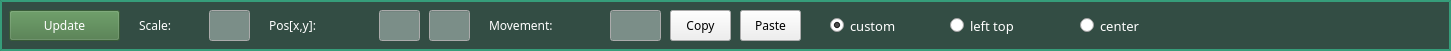
   <widget class="QGroupBox" name="groupBoxSceneSett">
    <property name="geometry">
     <rect>
      <x>10</x>
      <y>0</y>
      <width>1451</width>
      <height>51</height>
     </rect>
    </property>
    <property name="palette">
     <palette>
      <active>
       <colorrole role="Button">
        <brush brushstyle="SolidPattern">
         <color alpha="190">
          <red>36</red>
          <green>65</green>
          <blue>55</blue>
         </color>
        </brush>
       </colorrole>
       <colorrole role="Base">
        <brush brushstyle="SolidPattern">
         <color alpha="190">
          <red>36</red>
          <green>65</green>
          <blue>55</blue>
         </color>
        </brush>
       </colorrole>
       <colorrole role="Window">
        <brush brushstyle="SolidPattern">
         <color alpha="190">
          <red>36</red>
          <green>65</green>
          <blue>55</blue>
         </color>
        </brush>
       </colorrole>
      </active>
      <inactive>
       <colorrole role="Button">
        <brush brushstyle="SolidPattern">
         <color alpha="190">
          <red>36</red>
          <green>65</green>
          <blue>55</blue>
         </color>
        </brush>
       </colorrole>
       <colorrole role="Base">
        <brush brushstyle="SolidPattern">
         <color alpha="190">
          <red>36</red>
          <green>65</green>
          <blue>55</blue>
         </color>
        </brush>
       </colorrole>
       <colorrole role="Window">
        <brush brushstyle="SolidPattern">
         <color alpha="190">
          <red>36</red>
          <green>65</green>
          <blue>55</blue>
         </color>
        </brush>
       </colorrole>
      </inactive>
      <disabled>
       <colorrole role="Button">
        <brush brushstyle="SolidPattern">
         <color alpha="190">
          <red>36</red>
          <green>65</green>
          <blue>55</blue>
         </color>
        </brush>
       </colorrole>
       <colorrole role="Base">
        <brush brushstyle="SolidPattern">
         <color alpha="190">
          <red>36</red>
          <green>65</green>
          <blue>55</blue>
         </color>
        </brush>
       </colorrole>
       <colorrole role="Window">
        <brush brushstyle="SolidPattern">
         <color alpha="190">
          <red>36</red>
          <green>65</green>
          <blue>55</blue>
         </color>
        </brush>
       </colorrole>
      </disabled>
     </palette>
    </property>
    <property name="font">
     <font>
      <family>OCR A Extended</family>
      <pointsize>9</pointsize>
     </font>
    </property>
    <property name="autoFillBackground">
     <bool>false</bool>
    </property>
    <property name="styleSheet">
     <string notr="true">QGroupBox
{
	background-color: rgb(36,65,55,190);
	border: 2px solid rgb(55,185,141,190);
}</string>
    </property>
    <property name="title">
     <string/>
    </property>
    <widget class="QRadioButton" name="radioButton_4">
     <property name="geometry">
      <rect>
       <x>950</x>
       <y>10</y>
       <width>131</width>
       <height>31</height>
      </rect>
     </property>
     <property name="palette">
      <palette>
       <active>
        <colorrole role="WindowText">
         <brush brushstyle="SolidPattern">
          <color alpha="255">
           <red>255</red>
           <green>255</green>
           <blue>255</blue>
          </color>
         </brush>
        </colorrole>
       </active>
       <inactive>
        <colorrole role="WindowText">
         <brush brushstyle="SolidPattern">
          <color alpha="255">
           <red>255</red>
           <green>255</green>
           <blue>255</blue>
          </color>
         </brush>
        </colorrole>
       </inactive>
       <disabled>
        <colorrole role="WindowText">
         <brush brushstyle="SolidPattern">
          <color alpha="255">
           <red>120</red>
           <green>120</green>
           <blue>120</blue>
          </color>
         </brush>
        </colorrole>
       </disabled>
      </palette>
     </property>
     <property name="font">
      <font>
       <family>OCR A Extended</family>
       <pointsize>10</pointsize>
      </font>
     </property>
     <property name="text">
      <string>left top</string>
     </property>
     <property name="checked">
      <bool>false</bool>
     </property>
    </widget>
    <widget class="QLabel" name="label_7">
     <property name="geometry">
      <rect>
       <x>269</x>
       <y>10</y>
       <width>101</width>
       <height>31</height>
      </rect>
     </property>
     <property name="palette">
      <palette>
       <active>
        <colorrole role="WindowText">
         <brush brushstyle="SolidPattern">
          <color alpha="255">
           <red>255</red>
           <green>255</green>
           <blue>255</blue>
          </color>
         </brush>
        </colorrole>
        <colorrole role="Text">
         <brush brushstyle="SolidPattern">
          <color alpha="255">
           <red>0</red>
           <green>0</green>
           <blue>0</blue>
          </color>
         </brush>
        </colorrole>
       </active>
       <inactive>
        <colorrole role="WindowText">
         <brush brushstyle="SolidPattern">
          <color alpha="255">
           <red>255</red>
           <green>255</green>
           <blue>255</blue>
          </color>
         </brush>
        </colorrole>
        <colorrole role="Text">
         <brush brushstyle="SolidPattern">
          <color alpha="255">
           <red>0</red>
           <green>0</green>
           <blue>0</blue>
          </color>
         </brush>
        </colorrole>
       </inactive>
       <disabled>
        <colorrole role="WindowText">
         <brush brushstyle="SolidPattern">
          <color alpha="255">
           <red>120</red>
           <green>120</green>
           <blue>120</blue>
          </color>
         </brush>
        </colorrole>
        <colorrole role="Text">
         <brush brushstyle="SolidPattern">
          <color alpha="255">
           <red>120</red>
           <green>120</green>
           <blue>120</blue>
          </color>
         </brush>
        </colorrole>
       </disabled>
      </palette>
     </property>
     <property name="font">
      <font>
       <family>OCR A Extended</family>
       <pointsize>9</pointsize>
      </font>
     </property>
     <property name="text">
      <string>Pos[x,y]:</string>
     </property>
    </widget>
    <widget class="QLineEdit" name="lineEditPosY">
     <property name="geometry">
      <rect>
       <x>429</x>
       <y>10</y>
       <width>41</width>
       <height>31</height>
      </rect>
     </property>
     <property name="palette">
      <palette>
       <active>
        <colorrole role="Base">
         <brush brushstyle="SolidPattern">
          <color alpha="210">
           <red>138</red>
           <green>156</green>
           <blue>151</blue>
          </color>
         </brush>
        </colorrole>
       </active>
       <inactive>
        <colorrole role="Base">
         <brush brushstyle="SolidPattern">
          <color alpha="210">
           <red>138</red>
           <green>156</green>
           <blue>151</blue>
          </color>
         </brush>
        </colorrole>
       </inactive>
       <disabled>
        <colorrole role="Base">
         <brush brushstyle="SolidPattern">
          <color alpha="255">
           <red>52</red>
           <green>96</green>
           <blue>94</blue>
          </color>
         </brush>
        </colorrole>
       </disabled>
      </palette>
     </property>
     <property name="font">
      <font>
       <family>OCR A Extended</family>
       <pointsize>9</pointsize>
      </font>
     </property>
    </widget>
    <widget class="QLabel" name="label_9">
     <property name="geometry">
      <rect>
       <x>489</x>
       <y>10</y>
       <width>101</width>
       <height>31</height>
      </rect>
     </property>
     <property name="palette">
      <palette>
       <active>
        <colorrole role="WindowText">
         <brush brushstyle="SolidPattern">
          <color alpha="255">
           <red>255</red>
           <green>255</green>
           <blue>255</blue>
          </color>
         </brush>
        </colorrole>
        <colorrole role="Text">
         <brush brushstyle="SolidPattern">
          <color alpha="255">
           <red>0</red>
           <green>0</green>
           <blue>0</blue>
          </color>
         </brush>
        </colorrole>
       </active>
       <inactive>
        <colorrole role="WindowText">
         <brush brushstyle="SolidPattern">
          <color alpha="255">
           <red>255</red>
           <green>255</green>
           <blue>255</blue>
          </color>
         </brush>
        </colorrole>
        <colorrole role="Text">
         <brush brushstyle="SolidPattern">
          <color alpha="255">
           <red>0</red>
           <green>0</green>
           <blue>0</blue>
          </color>
         </brush>
        </colorrole>
       </inactive>
       <disabled>
        <colorrole role="WindowText">
         <brush brushstyle="SolidPattern">
          <color alpha="255">
           <red>120</red>
           <green>120</green>
           <blue>120</blue>
          </color>
         </brush>
        </colorrole>
        <colorrole role="Text">
         <brush brushstyle="SolidPattern">
          <color alpha="255">
           <red>120</red>
           <green>120</green>
           <blue>120</blue>
          </color>
         </brush>
        </colorrole>
       </disabled>
      </palette>
     </property>
     <property name="font">
      <font>
       <family>OCR A Extended</family>
       <pointsize>9</pointsize>
      </font>
     </property>
     <property name="text">
      <string>Movement:</string>
     </property>
    </widget>
    <widget class="QLineEdit" name="lineEditMove">
     <property name="geometry">
      <rect>
       <x>610</x>
       <y>10</y>
       <width>51</width>
       <height>31</height>
      </rect>
     </property>
     <property name="palette">
      <palette>
       <active>
        <colorrole role="Base">
         <brush brushstyle="SolidPattern">
          <color alpha="210">
           <red>138</red>
           <green>156</green>
           <blue>151</blue>
          </color>
         </brush>
        </colorrole>
       </active>
       <inactive>
        <colorrole role="Base">
         <brush brushstyle="SolidPattern">
          <color alpha="210">
           <red>138</red>
           <green>156</green>
           <blue>151</blue>
          </color>
         </brush>
        </colorrole>
       </inactive>
       <disabled>
        <colorrole role="Base">
         <brush brushstyle="SolidPattern">
          <color alpha="255">
           <red>52</red>
           <green>96</green>
           <blue>94</blue>
          </color>
         </brush>
        </colorrole>
       </disabled>
      </palette>
     </property>
     <property name="font">
      <font>
       <family>OCR A Extended</family>
       <pointsize>9</pointsize>
      </font>
     </property>
    </widget>
    <widget class="QLabel" name="label_8">
     <property name="geometry">
      <rect>
       <x>139</x>
       <y>10</y>
       <width>61</width>
       <height>31</height>
      </rect>
     </property>
     <property name="palette">
      <palette>
       <active>
        <colorrole role="WindowText">
         <brush brushstyle="SolidPattern">
          <color alpha="255">
           <red>255</red>
           <green>255</green>
           <blue>255</blue>
          </color>
         </brush>
        </colorrole>
        <colorrole role="Text">
         <brush brushstyle="SolidPattern">
          <color alpha="255">
           <red>0</red>
           <green>0</green>
           <blue>0</blue>
          </color>
         </brush>
        </colorrole>
       </active>
       <inactive>
        <colorrole role="WindowText">
         <brush brushstyle="SolidPattern">
          <color alpha="255">
           <red>255</red>
           <green>255</green>
           <blue>255</blue>
          </color>
         </brush>
        </colorrole>
        <colorrole role="Text">
         <brush brushstyle="SolidPattern">
          <color alpha="255">
           <red>0</red>
           <green>0</green>
           <blue>0</blue>
          </color>
         </brush>
        </colorrole>
       </inactive>
       <disabled>
        <colorrole role="WindowText">
         <brush brushstyle="SolidPattern">
          <color alpha="255">
           <red>120</red>
           <green>120</green>
           <blue>120</blue>
          </color>
         </brush>
        </colorrole>
        <colorrole role="Text">
         <brush brushstyle="SolidPattern">
          <color alpha="255">
           <red>120</red>
           <green>120</green>
           <blue>120</blue>
          </color>
         </brush>
        </colorrole>
       </disabled>
      </palette>
     </property>
     <property name="font">
      <font>
       <family>OCR A Extended</family>
       <pointsize>9</pointsize>
      </font>
     </property>
     <property name="text">
      <string>Scale:</string>
     </property>
    </widget>
    <widget class="QPushButton" name="pushButtonSave_4">
     <property name="geometry">
      <rect>
       <x>9</x>
       <y>10</y>
       <width>111</width>
       <height>31</height>
      </rect>
     </property>
     <property name="palette">
      <palette>
       <active>
        <colorrole role="WindowText">
         <brush brushstyle="SolidPattern">
          <color alpha="255">
           <red>255</red>
           <green>255</green>
           <blue>255</blue>
          </color>
         </brush>
        </colorrole>
        <colorrole role="Button">
         <brush brushstyle="SolidPattern">
          <color alpha="190">
           <red>70</red>
           <green>118</green>
           <blue>66</blue>
          </color>
         </brush>
        </colorrole>
        <colorrole role="Text">
         <brush brushstyle="SolidPattern">
          <color alpha="255">
           <red>255</red>
           <green>255</green>
           <blue>255</blue>
          </color>
         </brush>
        </colorrole>
        <colorrole role="ButtonText">
         <brush brushstyle="SolidPattern">
          <color alpha="255">
           <red>255</red>
           <green>255</green>
           <blue>255</blue>
          </color>
         </brush>
        </colorrole>
        <colorrole role="Base">
         <brush brushstyle="SolidPattern">
          <color alpha="190">
           <red>70</red>
           <green>118</green>
           <blue>66</blue>
          </color>
         </brush>
        </colorrole>
        <colorrole role="Window">
         <brush brushstyle="SolidPattern">
          <color alpha="190">
           <red>70</red>
           <green>118</green>
           <blue>66</blue>
          </color>
         </brush>
        </colorrole>
        <colorrole role="AlternateBase">
         <brush brushstyle="SolidPattern">
          <color alpha="255">
           <red>164</red>
           <green>164</green>
           <blue>164</blue>
          </color>
         </brush>
        </colorrole>
       </active>
       <inactive>
        <colorrole role="WindowText">
         <brush brushstyle="SolidPattern">
          <color alpha="255">
           <red>255</red>
           <green>255</green>
           <blue>255</blue>
          </color>
         </brush>
        </colorrole>
        <colorrole role="Button">
         <brush brushstyle="SolidPattern">
          <color alpha="190">
           <red>70</red>
           <green>118</green>
           <blue>66</blue>
          </color>
         </brush>
        </colorrole>
        <colorrole role="Text">
         <brush brushstyle="SolidPattern">
          <color alpha="255">
           <red>255</red>
           <green>255</green>
           <blue>255</blue>
          </color>
         </brush>
        </colorrole>
        <colorrole role="ButtonText">
         <brush brushstyle="SolidPattern">
          <color alpha="255">
           <red>255</red>
           <green>255</green>
           <blue>255</blue>
          </color>
         </brush>
        </colorrole>
        <colorrole role="Base">
         <brush brushstyle="SolidPattern">
          <color alpha="190">
           <red>70</red>
           <green>118</green>
           <blue>66</blue>
          </color>
         </brush>
        </colorrole>
        <colorrole role="Window">
         <brush brushstyle="SolidPattern">
          <color alpha="190">
           <red>70</red>
           <green>118</green>
           <blue>66</blue>
          </color>
         </brush>
        </colorrole>
        <colorrole role="AlternateBase">
         <brush brushstyle="SolidPattern">
          <color alpha="255">
           <red>164</red>
           <green>164</green>
           <blue>164</blue>
          </color>
         </brush>
        </colorrole>
       </inactive>
       <disabled>
        <colorrole role="WindowText">
         <brush brushstyle="SolidPattern">
          <color alpha="255">
           <red>255</red>
           <green>255</green>
           <blue>255</blue>
          </color>
         </brush>
        </colorrole>
        <colorrole role="Button">
         <brush brushstyle="SolidPattern">
          <color alpha="190">
           <red>70</red>
           <green>118</green>
           <blue>66</blue>
          </color>
         </brush>
        </colorrole>
        <colorrole role="Text">
         <brush brushstyle="SolidPattern">
          <color alpha="255">
           <red>255</red>
           <green>255</green>
           <blue>255</blue>
          </color>
         </brush>
        </colorrole>
        <colorrole role="ButtonText">
         <brush brushstyle="SolidPattern">
          <color alpha="255">
           <red>255</red>
           <green>255</green>
           <blue>255</blue>
          </color>
         </brush>
        </colorrole>
        <colorrole role="Base">
         <brush brushstyle="SolidPattern">
          <color alpha="190">
           <red>70</red>
           <green>118</green>
           <blue>66</blue>
          </color>
         </brush>
        </colorrole>
        <colorrole role="Window">
         <brush brushstyle="SolidPattern">
          <color alpha="190">
           <red>70</red>
           <green>118</green>
           <blue>66</blue>
          </color>
         </brush>
        </colorrole>
        <colorrole role="AlternateBase">
         <brush brushstyle="SolidPattern">
          <color alpha="255">
           <red>164</red>
           <green>164</green>
           <blue>164</blue>
          </color>
         </brush>
        </colorrole>
       </disabled>
      </palette>
     </property>
     <property name="font">
      <font>
       <family>OCR A Extended</family>
       <pointsize>9</pointsize>
      </font>
     </property>
     <property name="text">
      <string>Update</string>
     </property>
    </widget>
    <widget class="QLineEdit" name="lineEditScale">
     <property name="geometry">
      <rect>
       <x>209</x>
       <y>10</y>
       <width>41</width>
       <height>31</height>
      </rect>
     </property>
     <property name="palette">
      <palette>
       <active>
        <colorrole role="Base">
         <brush brushstyle="SolidPattern">
          <color alpha="210">
           <red>138</red>
           <green>156</green>
           <blue>151</blue>
          </color>
         </brush>
        </colorrole>
       </active>
       <inactive>
        <colorrole role="Base">
         <brush brushstyle="SolidPattern">
          <color alpha="210">
           <red>138</red>
           <green>156</green>
           <blue>151</blue>
          </color>
         </brush>
        </colorrole>
       </inactive>
       <disabled>
        <colorrole role="Base">
         <brush brushstyle="SolidPattern">
          <color alpha="255">
           <red>52</red>
           <green>96</green>
           <blue>94</blue>
          </color>
         </brush>
        </colorrole>
       </disabled>
      </palette>
     </property>
     <property name="font">
      <font>
       <family>OCR A Extended</family>
       <pointsize>9</pointsize>
      </font>
     </property>
    </widget>
    <widget class="QLineEdit" name="lineEditPosX">
     <property name="geometry">
      <rect>
       <x>379</x>
       <y>10</y>
       <width>41</width>
       <height>31</height>
      </rect>
     </property>
     <property name="palette">
      <palette>
       <active>
        <colorrole role="Base">
         <brush brushstyle="SolidPattern">
          <color alpha="210">
           <red>138</red>
           <green>156</green>
           <blue>151</blue>
          </color>
         </brush>
        </colorrole>
       </active>
       <inactive>
        <colorrole role="Base">
         <brush brushstyle="SolidPattern">
          <color alpha="210">
           <red>138</red>
           <green>156</green>
           <blue>151</blue>
          </color>
         </brush>
        </colorrole>
       </inactive>
       <disabled>
        <colorrole role="Base">
         <brush brushstyle="SolidPattern">
          <color alpha="255">
           <red>52</red>
           <green>96</green>
           <blue>94</blue>
          </color>
         </brush>
        </colorrole>
       </disabled>
      </palette>
     </property>
     <property name="font">
      <font>
       <family>OCR A Extended</family>
       <pointsize>9</pointsize>
      </font>
     </property>
    </widget>
    <widget class="QPushButton" name="pushButtonPaste">
     <property name="geometry">
      <rect>
       <x>740</x>
       <y>10</y>
       <width>61</width>
       <height>31</height>
      </rect>
     </property>
     <property name="font">
      <font>
       <family>OCR A Extended</family>
       <pointsize>9</pointsize>
      </font>
     </property>
     <property name="text">
      <string>Paste</string>
     </property>
    </widget>
    <widget class="QPushButton" name="pushButtonCopy">
     <property name="geometry">
      <rect>
       <x>670</x>
       <y>10</y>
       <width>61</width>
       <height>31</height>
      </rect>
     </property>
     <property name="font">
      <font>
       <family>OCR A Extended</family>
       <pointsize>9</pointsize>
      </font>
     </property>
     <property name="text">
      <string>Copy</string>
     </property>
    </widget>
    <widget class="QRadioButton" name="radioButton_3">
     <property name="geometry">
      <rect>
       <x>1080</x>
       <y>10</y>
       <width>121</width>
       <height>31</height>
      </rect>
     </property>
     <property name="palette">
      <palette>
       <active>
        <colorrole role="WindowText">
         <brush brushstyle="SolidPattern">
          <color alpha="255">
           <red>255</red>
           <green>255</green>
           <blue>255</blue>
          </color>
         </brush>
        </colorrole>
       </active>
       <inactive>
        <colorrole role="WindowText">
         <brush brushstyle="SolidPattern">
          <color alpha="255">
           <red>255</red>
           <green>255</green>
           <blue>255</blue>
          </color>
         </brush>
        </colorrole>
       </inactive>
       <disabled>
        <colorrole role="WindowText">
         <brush brushstyle="SolidPattern">
          <color alpha="255">
           <red>120</red>
           <green>120</green>
           <blue>120</blue>
          </color>
         </brush>
        </colorrole>
       </disabled>
      </palette>
     </property>
     <property name="font">
      <font>
       <family>OCR A Extended</family>
       <pointsize>10</pointsize>
      </font>
     </property>
     <property name="text">
      <string>center</string>
     </property>
    </widget>
    <widget class="QRadioButton" name="radioButton_5">
     <property name="geometry">
      <rect>
       <x>830</x>
       <y>10</y>
       <width>121</width>
       <height>31</height>
      </rect>
     </property>
     <property name="palette">
      <palette>
       <active>
        <colorrole role="WindowText">
         <brush brushstyle="SolidPattern">
          <color alpha="255">
           <red>255</red>
           <green>255</green>
           <blue>255</blue>
          </color>
         </brush>
        </colorrole>
       </active>
       <inactive>
        <colorrole role="WindowText">
         <brush brushstyle="SolidPattern">
          <color alpha="255">
           <red>255</red>
           <green>255</green>
           <blue>255</blue>
          </color>
         </brush>
        </colorrole>
       </inactive>
       <disabled>
        <colorrole role="WindowText">
         <brush brushstyle="SolidPattern">
          <color alpha="255">
           <red>120</red>
           <green>120</green>
           <blue>120</blue>
          </color>
         </brush>
        </colorrole>
       </disabled>
      </palette>
     </property>
     <property name="font">
      <font>
       <family>OCR A Extended</family>
       <pointsize>10</pointsize>
      </font>
     </property>
     <property name="text">
      <string>custom</string>
     </property>
     <property name="checked">
      <bool>true</bool>
     </property>
    </widget>
   </widget>
